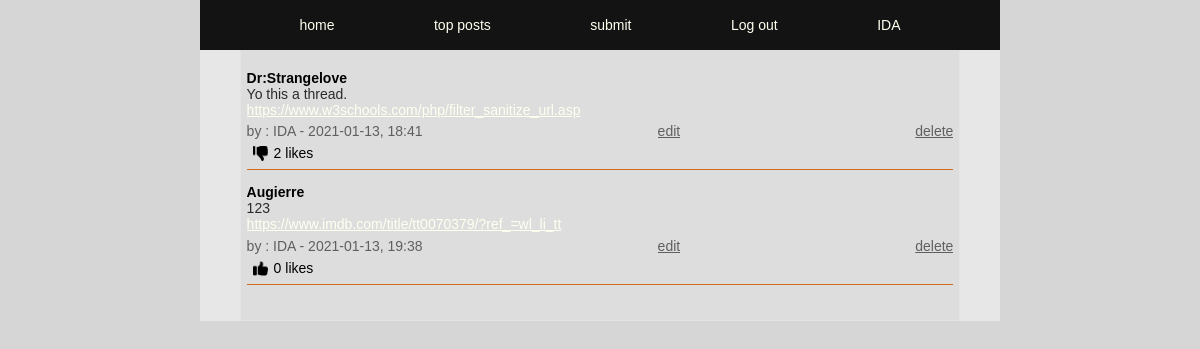
Before: /posts.php (signed in) with the older database file.
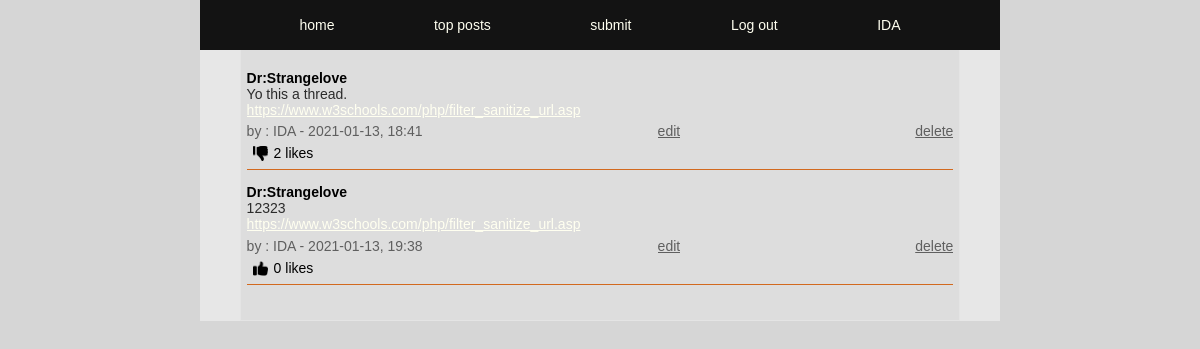
After: the same page with the newer database file.
### tables this page shows
CREATE TABLE posts (
id INTEGER PRIMARY KEY AUTOINCREMENT,
title TEXT,
user_id INTEGER,
url TEXT,
description TEXT,
post_date DATETIME);

### app/functions.php (called while the page is built, shortened)
<?php
function getLikes($pdo, $postId)
{
    $query = "SELECT COUNT(*) FROM upvotes WHERE post_id = :post_id";
    $statement = $pdo->prepare($query);
    $statement->bindParam(':post_id', $postId, PDO::PARAM_STR);
    $statement->execute();
    $likeCount = $statement->fetch(PDO::FETCH_ASSOC);
    return $likeCount;
}
function likeCheck($pdo, $likePostId, $userId)
{
    $query = "SELECT COUNT(*) FROM upvotes WHERE post_id = :post_id AND user_id = :user_id";
    $statement = $pdo->prepare($query);
    $statement->bindParam(':post_id', $likePostId, PDO::PARAM_STR);
    $statement->bindParam(':user_id', $userId, PDO::PARAM_STR);
    $statement->execute();
    $likeCheck = $statement->fetch(PDO::FETCH_ASSOC);
    if ($likeCheck['COUNT(*)'] > 0) {
        $likeCheck = $likeCheck['COUNT(*)'];
        return $likeCheck;
    }
}
function getUserPosts($pdo, $userId)
{
    $statement = $pdo->prepare("SELECT * FROM posts WHERE user_id = :user_id");
    $statement->BindParam(':user_id', $userId, PDO::PARAM_STR);
    $statement->execute();
    $posts = $statement->fetchAll(PDO::FETCH_ASSOC);
    return $posts;
}
function getRandomKey($keyLength = 10)
{
    $characters = '0123456789abcdefghijklmnopqrstuvwxyzABCDEFGHIJKLMNOPQRSTUVWXYZ';
    $charactersLength = strlen($characters);
    $randomKey = '';
    for ($i = 0; $i < $keyLength; $i++) {
        $randomKey .= $characters[rand(0, $charactersLength - 1)];
    }
    return $randomKey;
}

### posts.php (the view, shortened to what this page needs)
<?php
require __DIR__ . ('/app/autoload.php');
require __DIR__ . ('/app/views/header.php');
require __DIR__ . ('/app/views/nav.php');
if (isset($_SESSION['user'])) {
    $userId = $_SESSION['user']['id'];
}
$posts = getUserPosts($pdo, $userId);
$keyLength = 15;
$randomKey = getRandomKey($keyLength);
?>
<main>
    <section>
        <article class="index-container">
            <?php foreach ($posts as $post) : ?>
                <?php $postId = $post['id']; ?>
                <?php $likeCount = getLikes($pdo, $postId); ?>
                <?php $likeCheck = likeCheck($pdo, $postId, $userId); ?>
                <div class="index-title">
                    <h4> <?= $post['title']; ?> </h4>
                </div>
                <div class="index-description">
                    <p><?= $post['description'] ?></p>
                </div>
                <div class="index-url">
                    <a href="<?= $post['url']; ?>"><?= $post['url']; ?></a>
                </div>
                <div class="index-poster-info">
                    <p><?= "by : " . $_SESSION['user']['username'] . " - " . $post['post_date']; ?></p>
                    <a href="<?= '/post-update.php?postid=' . $post['id'] . '&&updatekey=' . "$randomKey"; ?>">edit</a>
                    <a href="<?= "/app/posts/postdelete.php?postid=" . $post['id'] . '&&updatekey=' .  "$randomKey"; ?>"> delete</a>
                </div>
                <div class="index-poster-likes">
                    <?php if (isset($_SESSION['user'])) : ?>
                        <?php if (isset($likeCheck)) : ?>
                            <form action="/app/posts/dislike.php" method="post">
                                <button type="submit"><img src="/app/images/dislike.png" height="15px" width="15px" alt=""></button>
                            </form>
                        <?php elseif (!$likeCheck) : ?>
                            <form action="/app/posts/like.php" method="post">
                                <button type="submit"><img src="/app/images/likes.png" height=15px width="15px" alt=""></button>
                            </form>
                        <?php endif; ?>
                    <?php endif; ?>
                    <?= $likeCount['COUNT(*)'] . ' likes ' ?>
                </div>
            <?php endforeach; ?>
        </article>
    </section>
</main>

Changed rows visible on the page:
changed posts (number 2 of 2 on the later page): title "Augierre" → "Dr:Strangelove"; description "123" → "12323"; url "https://www.imdb.com/title/tt0070379/?ref_=wl_li_tt" → "https://www.w3schools.com/php/filter_sanitize_url.asp"
